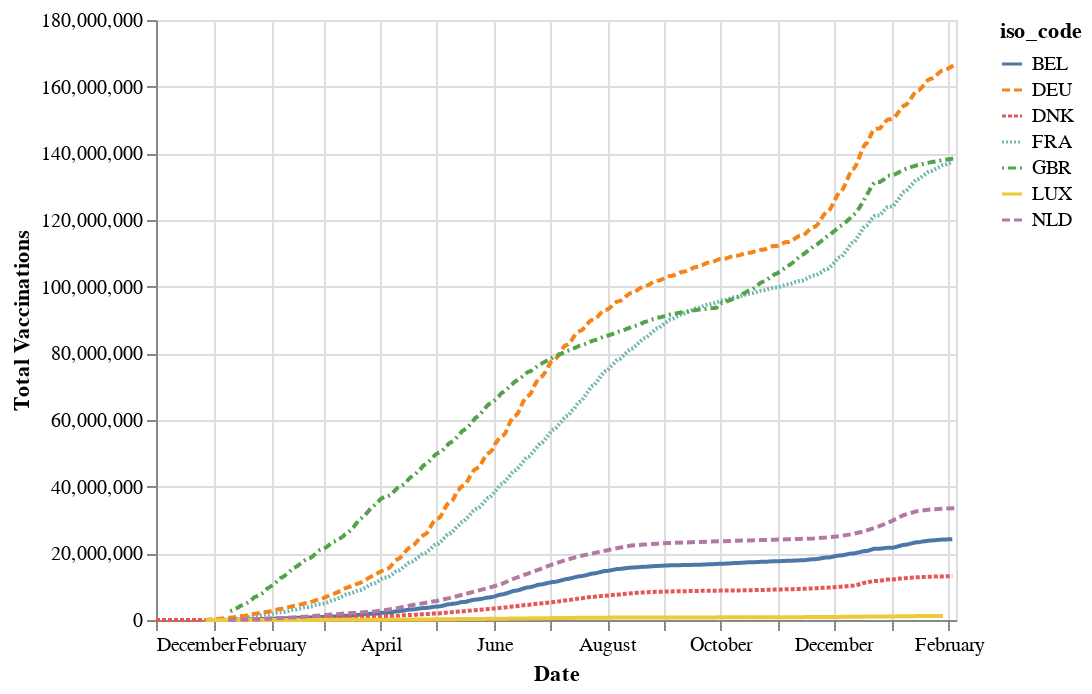

This figure's notebook cell:
### Code cell
#Lets compare the total date with the total vaccinations per country

MYchart_1 = alt.Chart(final_df).mark_line().encode(
    x=alt.X('date', title='Date'),
    y=alt.Y('total_vaccinations', title='Total Vaccinations'),
    color='iso_code',
    strokeDash='iso_code',
    tooltip=['date', 'total_vaccinations'] 
    )

display(MYchart_1)

### Figure 1 — Vega-Lite specification as saved in the notebook (floating-point values rounded to 4 significant figures; data arrays with more than 128 entries replaced by an {"elided": "..."} marker saying what was removed)
{"config": {"view": {"continuousWidth": 400, "continuousHeight": 300}}, "data": {"name": "data-dd388148a687258619a3124bff895c3c"}, "mark": "line", "encoding": {"color": {"field": "iso_code", "type": "nominal"}, "strokeDash": {"field": "iso_code", "type": "nominal"}, "tooltip": [{"field": "date", "type": "temporal"}, {"field": "total_vaccinations", "type": "quantitative"}], "x": {"field": "date", "title": "Date", "type": "temporal"}, "y": {"field": "total_vaccinations", "title": "Total Vaccinations", "type": "quantitative"}}, "$schema": "https://vega.github.io/schema/vega-lite/v4.17.0.json", "datasets": {"data-dd388148a687258619a3124bff895c3c": {"elided": "2438 records"}}}
